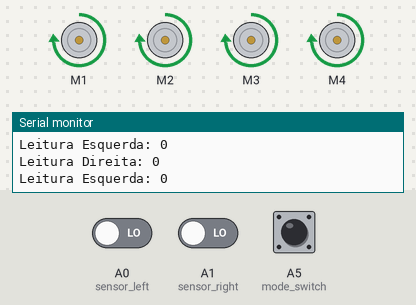
The sketch below on a simulated Arduino Uno, built with avr-gcc and run on an emulated ATmega328P. Shown: 4 × DC motor (green arrow = forward, orange = backward, longer = faster), the last lines printed to the serial monitor. The inputs (shaded band) are chosen by the test bench; at power-on: A0 (sensor_left) LOW, A1 (sensor_right) LOW, A5 (mode_switch) HIGH.

Above: at 1.2 s.
1.3 s: A0 (sensor_left) driven HIGH
At 2.0 s:
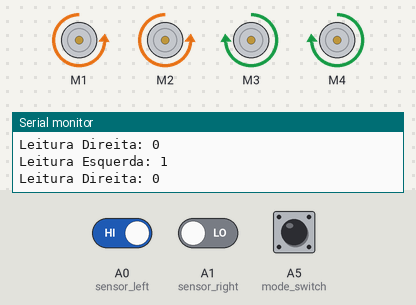
2.8 s: A0 (sensor_left) driven LOW
At 4.1 s:
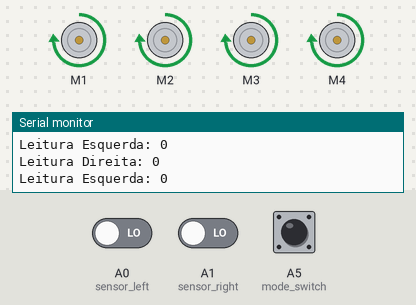
5.8 s: A1 (sensor_right) driven HIGH
At 7.0 s:
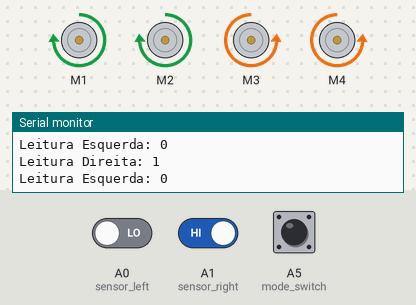
7.3 s: A1 (sensor_right) driven LOW
At 7.9 s:
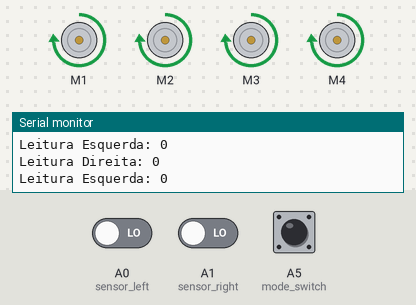
Timing chart, 0 to 10.3 s (numbered marks = the images above; inputs shaded):
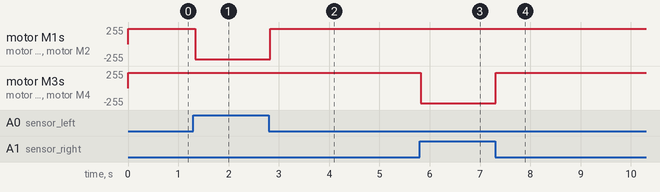

The sketch:

Robot_Line_Follower.ino
```cpp
//including the libraries
#include <AFMotor.h>

//defining pins and variables
#define sensor_left A0
#define sensor_right A1
#define mode_switch A5  // Usando o pino A5 para a chave

int speed = 230;
int curve_speed = 230;
bool on_cross_stop = false;
bool follow_black_line = true;  // Variável para decidir se deve seguir linhas pretas ou brancas

//defining motors
AF_DCMotor motor1(1, MOTOR12_1KHZ);
AF_DCMotor motor2(2, MOTOR12_1KHZ);
AF_DCMotor motor3(3, MOTOR34_1KHZ);
AF_DCMotor motor4(4, MOTOR34_1KHZ);

void setup() {
  pinMode(sensor_left, INPUT);
  pinMode(sensor_right, INPUT);
  pinMode(mode_switch, INPUT_PULLUP);  // Configurando o pino A5 como entrada com resistor pull-up

  Serial.begin(9600);
}

/*
 * 1 e 1 = preto (seguindo linha preta)
 * 0 e 0 = branco (seguindo linha preta)
 * A lógica será invertida para seguir linha branca.
 */

void loop() {
  // Atualiza o modo de operação com base no estado da chave
  follow_black_line = digitalRead(mode_switch);  // Chave ativada para seguir linha preta

  // Leitura e impressão dos valores dos sensores no monitor serial
  Serial.print("Leitura Esquerda: ");
  Serial.println(digitalRead(sensor_left));

  Serial.print("Leitura Direita: ");
  Serial.println(digitalRead(sensor_right));

  // Modifica a lógica de acordo com o modo selecionado
  // if (follow_black_line) {
  //   // Seguir linhas pretas (como no código original)
  //   if (digitalRead(sensor_left) == 0 && digitalRead(sensor_right) == 0) {
  //     foward();
  //   } else if (digitalRead(sensor_left) == 1 && digitalRead(sensor_right) == 0) {
  //     turn_left();
  //   } else if (digitalRead(sensor_left) == 0 && digitalRead(sensor_right) == 1) {
  //     turn_right();
  //   } else if (digitalRead(sensor_left) == 1 && digitalRead(sensor_right) == 1) {
  //     if (on_cross_stop) {
  //       stop();
  //     } else {
  //       foward();
  //     }
  //   }
  // } else {
  // Seguir linhas brancas (inverte a lógica)
  if (digitalRead(sensor_left) == 1 && digitalRead(sensor_right) == 1) {
    foward();
  } else if (digitalRead(sensor_left) == 0 && digitalRead(sensor_right) == 1) {
    turn_left();
  } else if (digitalRead(sensor_left) == 1 && digitalRead(sensor_right) == 0) {
    turn_right();
  } else if (digitalRead(sensor_left) == 0 && digitalRead(sensor_right) == 0) {
    if (on_cross_stop) {
      stop();
    } else {
      foward();
    }
  }
  //}
}

// Função para mover para frente
void foward() {
  motor1.run(FORWARD);
  motor1.setSpeed(speed);
  motor2.run(FORWARD);
  motor2.setSpeed(speed);
  motor3.run(FORWARD);
  motor3.setSpeed(speed);
  motor4.run(FORWARD);
  motor4.setSpeed(speed);
}

// Função para virar à esquerda
void turn_left() {
  motor1.run(FORWARD);
  motor1.setSpeed(curve_speed);
  motor2.run(FORWARD);
  motor2.setSpeed(curve_speed);
  motor3.run(BACKWARD);
  motor3.setSpeed(curve_speed);
  motor4.run(BACKWARD);
  motor4.setSpeed(curve_speed);
}

// Função para virar à direita
void turn_right() {
  motor1.run(BACKWARD);
  motor1.setSpeed(curve_speed);
  motor2.run(BACKWARD);
  motor2.setSpeed(curve_speed);
  motor3.run(FORWARD);
  motor3.setSpeed(curve_speed);
  motor4.run(FORWARD);
  motor4.setSpeed(curve_speed);
}

// Função para parar os motores
void stop() {
  motor1.run(RELEASE);
  motor1.setSpeed(0);
  motor2.run(RELEASE);
  motor2.setSpeed(0);
  motor3.run(RELEASE);
  motor3.setSpeed(0);
  motor4.run(RELEASE);
  motor4.setSpeed(0);
}
```

Measured:
- after the input at 1.3 s, motor M1, motor M2: forward 230/255 → backward 230/255 at once
- after the input at 2.8 s, motor M1, motor M2: backward 230/255 → forward 230/255 at once
- after the input at 5.8 s, motor M3, motor M4: forward 230/255 → backward 230/255 at once
- after the input at 7.3 s, motor M3, motor M4: backward 230/255 → forward 230/255 at once
